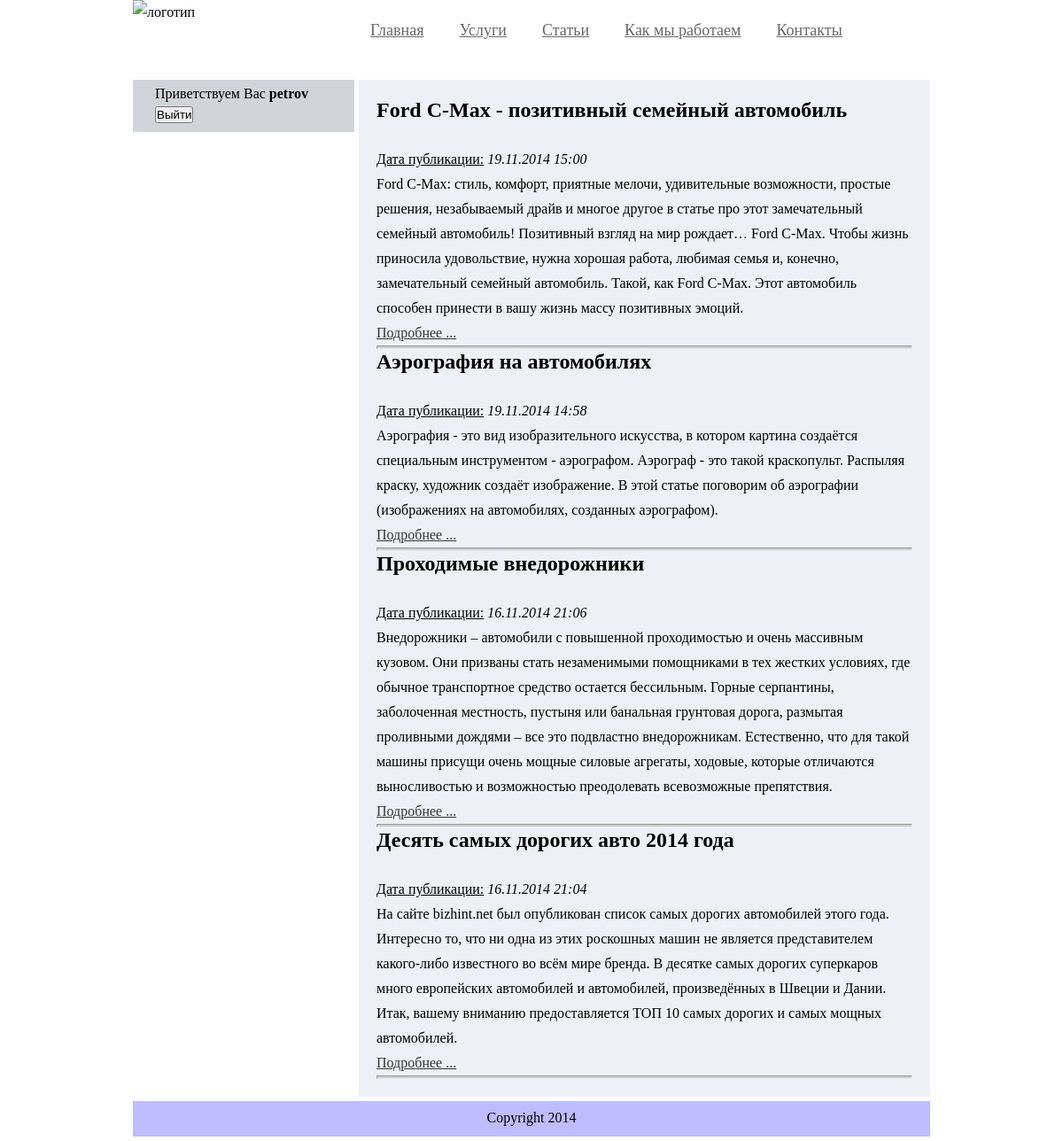
The page /prokatcar.loc/index.php?option=station (signed in) on the database its author committed.
### tables this page shows
CREATE TABLE IF NOT EXISTS `station` (
  `id` int(11) NOT NULL AUTO_INCREMENT,
  `title` text NOT NULL,
  `intro_text` text NOT NULL,
  `full_text` text NOT NULL,
  `date` varchar(32) NOT NULL,
  PRIMARY KEY (`id`)
);

### prokatcar.loc/classes/station.php (the view, shortened to what this page needs)
<?php
require_once ("ACore.php");
	class station extends ACore{
		public function get_content(){
			$query = "SELECT id,title,intro_text,date FROM station ORDER BY id DESC";
			$result = mysql_query($query);
			echo '<div class="content_content">';
				for($i = 0; $i < mysql_num_rows($result); $i++){
					$row = mysql_fetch_array($result, MYSQL_ASSOC);
						printf("<span style='margin-bottom:5px;'><h2>%s</h2></br>
						<u>Дата публикации:</u> <i>%s</i></br>
						<span>%s</span></br>
						<p><a href='?option=view&station=%s'>Подробнее ...</a></p></span><hr style='background-color:#ccc; height:2px;'>
						",$row['title'],$row['date'],$row['intro_text'],$row['id']);
				}
			echo '</div>';
		}
	}
?>

### prokatcar.loc/css/style.css (style rules this page uses)
* { margin: 0; padding: 0; }
a { text-decoration: underline; color: #353535; }
body { line-height: 1.75em; background: #fff; width: 900px; margin: 0 auto; }
.content_content { margin-left: 255px; padding: 20px; background-color: #EDF1F5; min-height:450px; }

### rows shown on the page
station: title "Ford C-Max - позитивный семейный автомобиль", date "19.11.2014 15:00", intro_text "Ford C-Max: стиль, комфорт, приятные мелочи, удивительные возможности, простые решения, незабываемый драйв и многое другое в статье про этот замечательный семейный автомобиль! Позитивный взгляд на мир рождает… Ford C-Max. Чтобы жизнь приносила удовольствие, нужна хорошая работа, любимая семья и, конечно, замечательный семейный автомобиль. Такой, как Ford C-Max. Этот автомобиль способен принести в вашу жизнь массу позитивных эмоций."
station: title "Аэрография на автомобилях", date "19.11.2014 14:58", intro_text "Аэрография - это вид изобразительного искусства, в котором картина создаётся специальным инструментом - аэрографом. Аэрограф - это такой краскопульт. Распыляя краску, художник создаёт изображение. В этой статье поговорим об аэрографии (изображениях на автомобилях, созданных аэрографом)."
station: title "Проходимые внедорожники", date "16.11.2014 21:06", intro_text "Внедорожники – автомобили с повышенной проходимостью и очень массивным кузовом. Они призваны стать незаменимыми помощниками в тех жестких условиях, где обычное транспортное средство остается бессильным. Горные серпантины, заболоченная местность, пустыня или банальная грунтовая дорога, размытая проливными дождями – все это подвластно внедорожникам. Естественно, что для такой машины присущи очень мощные силовые агрегаты, ходовые, которые отличаются выносливостью и возможностью преодолевать всевозможные препятствия."
station: title "Десять самых дорогих авто 2014 года", date "16.11.2014 21:04", intro_text "На сайте bizhint.net был опубликован список самых дорогих автомобилей этого года. Интересно то, что ни одна из этих роскошных машин не является представителем какого-либо известного во всём мире бренда. В десятке самых дорогих суперкаров много европейских автомобилей и автомобилей, произведённых в Швеции и Дании. Итак, вашему вниманию предоставляется ТОП 10 самых дорогих и самых мощных автомобилей."

### other values the page prints
$_SESSION['login'] "petrov"
